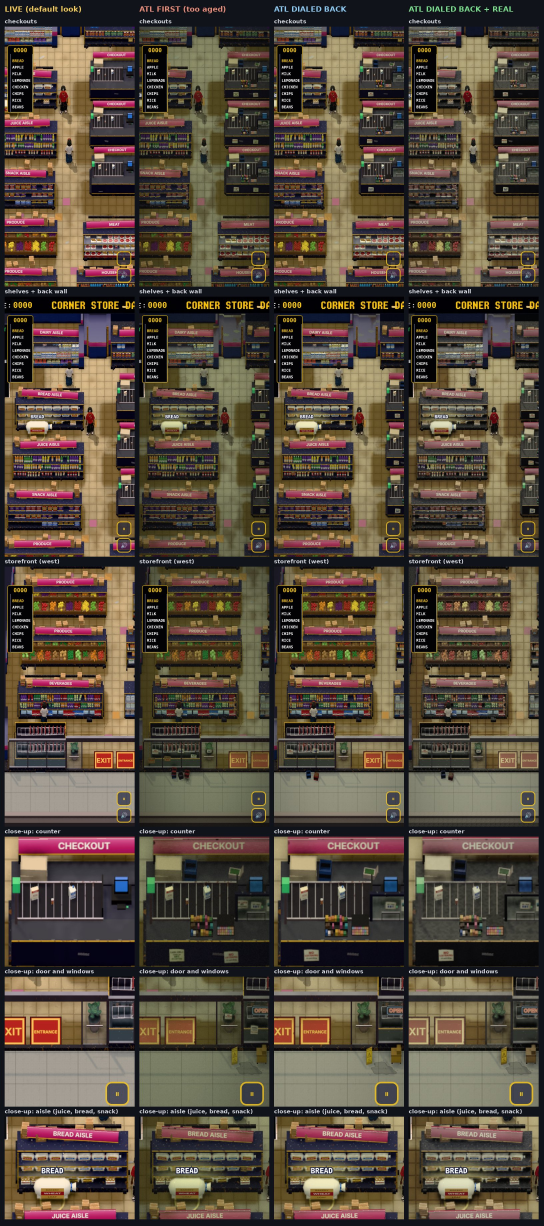
#> input picture tools-store3d/store_atl_dialed_back.jpg, 1630 x 3678 px, given in place of foot_start.png, which was not available (shown at 1/3 size)
$ python meas.py ../tools-store3d
#> lines starting #> are read from the running program, lines starting #| are printed output that depends on the picture
import sys, numpy as np
from PIL import Image
from scipy import ndimage as nd
def L(f): return np.asarray(Image.open(f).convert('RGB')).astype(float) @ [0.2126,0.7152,0.0722]
#> called with f = '../tools-store3d/foot_start.png'
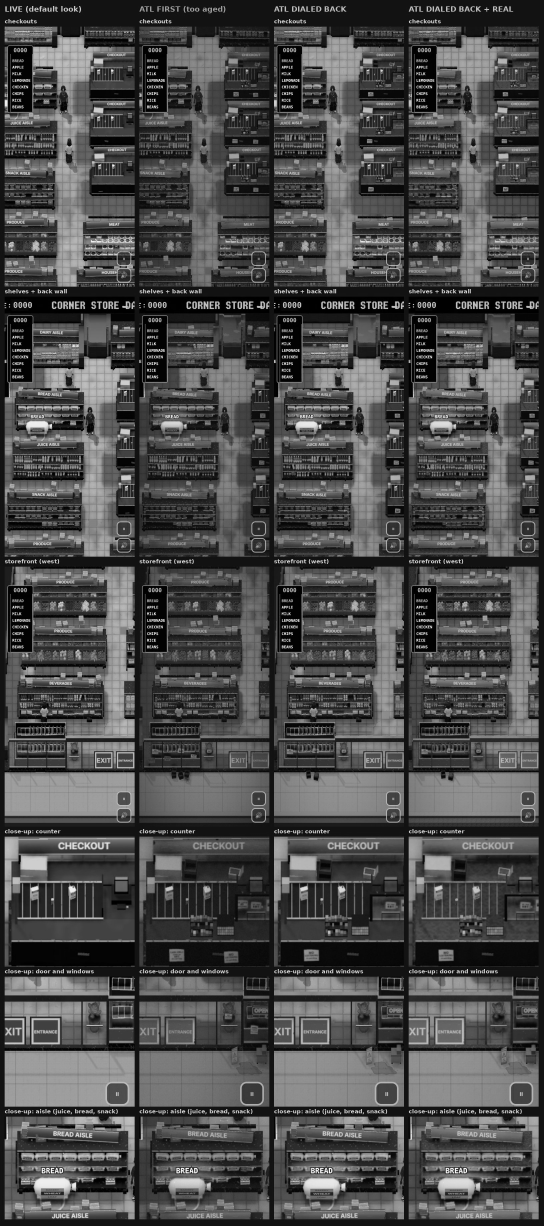
#> returned value: shape (3678, 1630) float64 (shown at 1/3 size); min 0, max 255, mean 75.7
def subject(d, base, hide):
    a, b = L(f'{d}/{base}.png'), L(f'{d}/{base}_{hide}.png')
#> call 2 of L, with f = '../tools-store3d/foot_start_nome.png'
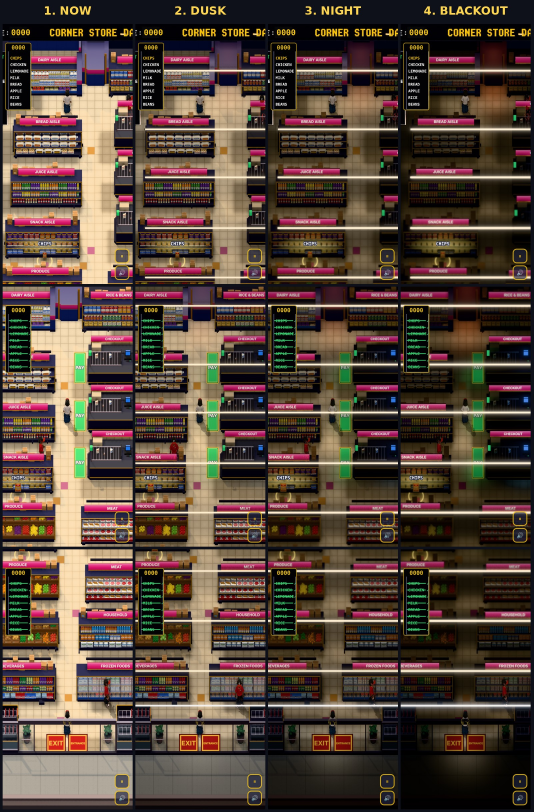
#> input picture tools-store3d/store_light_options.jpg, 1600 x 2436 px, given in place of foot_start_nome.png, which was not available (shown at 1/3 size)
#> in L (call 2), `def L(f): return np.asarray(Image.open(f).convert('RGB')).astype(float..`:
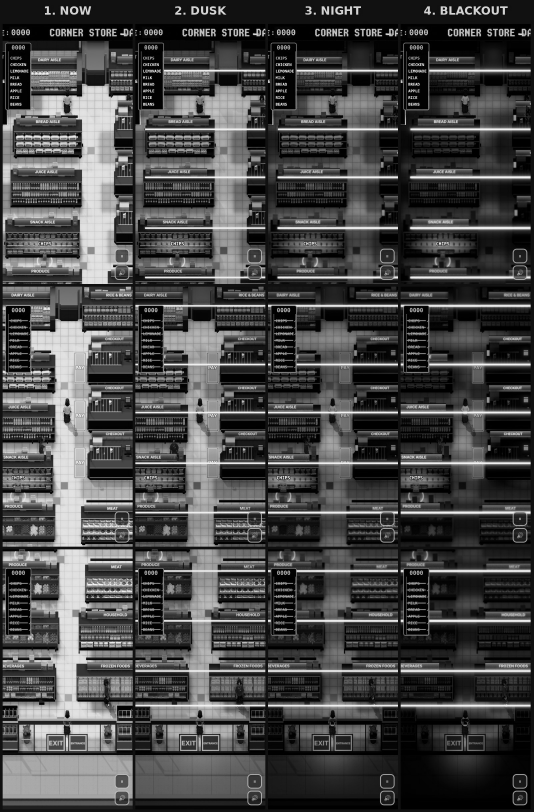
#> returned value: shape (2436, 1600) float64 (shown at 1/3 size); min 0, max 255, mean 71.8
#> (the run stopped early here; a loop or call above may not have finished)
